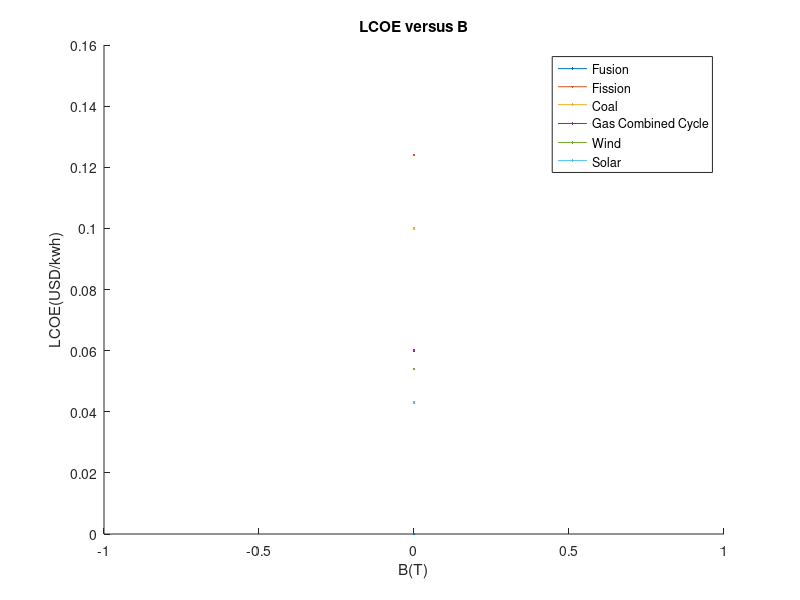

Write MATLAB code to recreate this figure.
%Takes a table of LCOE and plots it against a table of B values

B = 0 %code for accessing and creating the B vector
LCOE = 0 %code for accessing and creating the vector of LCOE

Fission = ones(1, length(B));
Fission = Fission*(124/1000);

Coal = ones(1, length(B));
Coal = Coal*(100/1000);

Gas_com_cycle = ones(1, length(B));
Gas_com_cycle = Gas_com_cycle*(60/1000);

Wind = ones(1, length(B));
Wind = Wind*(54/1000);

Solar = ones(1, length(B));
Solar = Solar*(43/1000);

figure(1)
hold on 
title('LCOE versus B')
xlabel('B(T)')
ylabel('LCOE(USD/kwh)')
plot(B,LCOE)
plot(B,Fission)
plot(B,Coal)
plot(B,Gas_com_cycle)
plot(B,Wind)
plot(B,Solar)
legend('Fusion','Fission','Coal','Gas Combined Cycle','Wind','Solar')
hold off



















